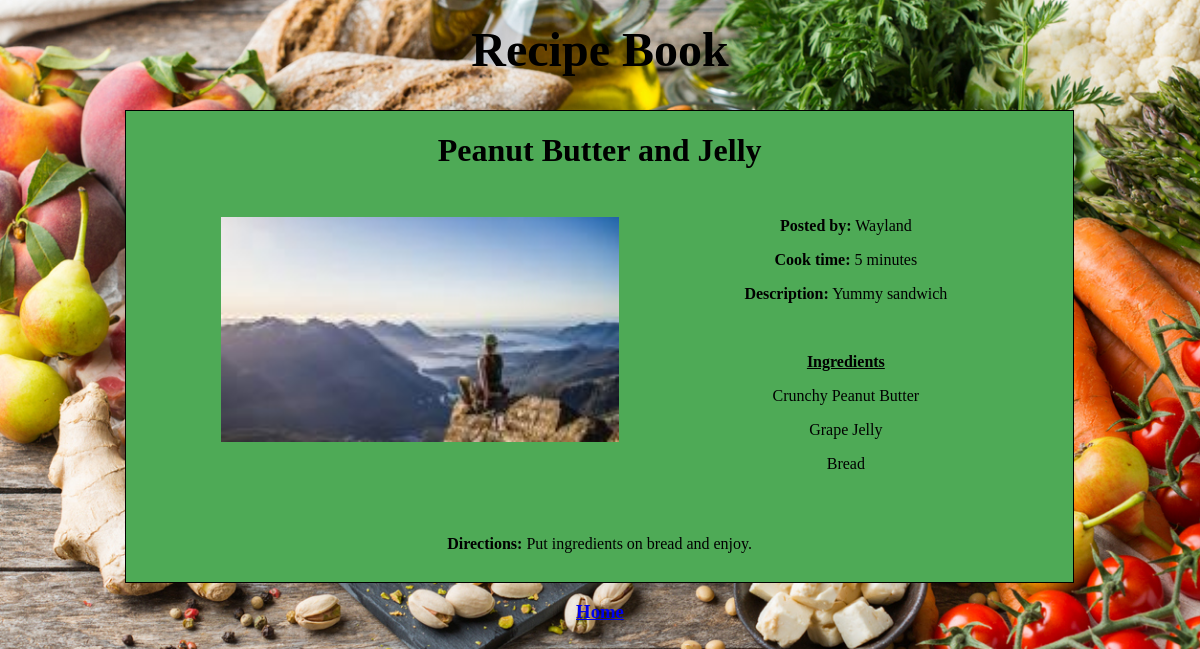
The app's page /view/single_recipe.php?recipeNo=1 with its own data.
### tables this page shows
CREATE TABLE recipes (
  RecipeNo int(11) AUTO_INCREMENT PRIMARY KEY,
  RecipeName varchar(50) NOT NULL,
  RecipeDescription varchar(100) NOT NULL,
  RecipeSteps varchar(300) NOT NULL,
  RecipeCookTime varchar(30) NOT NULL,
  Ingredient1 varchar(30) NOT NULL,
  Ingredient2 varchar(30),
  Ingredient3 varchar(30),
  Ingredient4 varchar(30),
  Ingredient5 varchar(30),
  Ingredient6 varchar(30),
  Ingredient7 varchar(30),
  Ingredient8 varchar(30),
  Ingredient9 varchar(30),
  Ingredient10 varchar(30),
  IsPublic int(1) NOT NULL,
  ImgFile varchar(50),
  UserNo int(11) NOT NULL,
  FOREIGN KEY (UserNo) REFERENCES users(UserNo)
);

CREATE TABLE users (
  UserNo int(11) AUTO_INCREMENT PRIMARY KEY,
  Username varchar(20) NOT NULL,
  UserEmail varchar(50) NOT NULL,
  UserPassword varchar(255) NOT NULL
);

### model/recipe_db.php (called while the page is built, shortened)
<?php
require_once('database.php');
class RecipeDB
{
    public static function getRecipe($recipeNo)
    {
        $db = new Database();
        $dbConn = $db->getDbConn();
        if ($dbConn) {
            $stmt = $dbConn->prepare('SELECT *
                                      FROM recipes
                                      WHERE recipeNo = ?');
            $stmt->bind_param('i', $recipeNo);
            $stmt->execute();
            return $stmt->get_result()->fetch_assoc();
        } else {
            return false;
        }
    }
}

### controller/recipe_controller.php (called while the page is built, shortened)
<?php
include_once('recipe.php');
include_once('../model/recipe_db.php');
class RecipeController
{
    private static function rowToRecipe($row)
    {
        $recipe = new Recipe(
            $row['RecipeNo'],
            $row['RecipeName'],
            $row['RecipeDescription'],
            $row['RecipeSteps'],
            $row['RecipeCookTime'],
            $row['Ingredient1'],
            $row['Ingredient2'],
            $row['Ingredient3'],
            $row['Ingredient4'],
            $row['Ingredient5'],
            $row['Ingredient6'],
            $row['Ingredient7'],
            $row['Ingredient8'],
            $row['Ingredient9'],
            $row['Ingredient10'],
            $row['IsPublic'],
            $row['ImgFile'],
            $row['UserNo']
        );
        $recipe->setRecipeNo($row['RecipeNo']);
        return $recipe;
    }
    public static function getRecipeByNo($recipeNo)
    {
        $queryRes = Model\RecipeDB::getRecipe($recipeNo);
        if ($queryRes) {
            return self::rowToRecipe($queryRes);
        } else {
            return false;
        }
    }
}

### model/database.php (called while the page is built, shortened)
<?php
class Database {
    private $host = 'recipebookecpi.c47mokqvnpkx.us-east-1.rds.amazonaws.com';
    private $dbname = 'recipeBook';
    private $username = 'recipebook';
    private $password = 'ecpi2021';
    function __construct() {
        $this->conn = mysqli_connect($this->host,
            $this->username, $this->password, $this->dbname);
    }
}

### controller/recipe.php (called while the page is built, shortened)
<?php
class Recipe {
    private $recipeName;
    private $recipeDescription;
    private $recipeSteps;
    private $recipeCookTime;
    private $ingredient1;
    private $ingredient2;
    private $ingredient3;
    private $imgFile;
    private $userNo;
    public function __construct($recipeNo, $recipeName, $recipeDescription, $recipeSteps, $recipeCookTime, $ingredient1, $ingredient2,
                                $ingredient3, $ingredient4, $ingredient5, $ingredient6, $ingredient7, $ingredient8, $ingredient9,
                                $ingredient10, $isPublic, $imgFile, $userNo ) {
        $this->recipeName = $recipeName;
        $this->recipeDescription = $recipeDescription;
        $this->recipeSteps = $recipeSteps;
        $this->recipeCookTime = $recipeCookTime;
        $this->ingredient1 = $ingredient1;
        $this->ingredient2 = $ingredient2;
        $this->ingredient3 = $ingredient3;
        $this->imgFile = $imgFile;
        $this->userNo = $userNo;
    }
    public function getRecipeName() {
        return $this->recipeName;
    }
    public function getRecipeDescription() {
        return $this->recipeDescription;
    }
    public function getRecipeSteps() {
        return $this->recipeSteps;
    }
    public function getRecipeCookTime() {
        return $this->recipeCookTime;
    }
    public function getIngredient1() {
        return $this->ingredient1;
    }
    public function getIngredient2() {
        return $this->ingredient2;
    }
    public function getIngredient3() {
        return $this->ingredient3;
    }
    public function getImgFile() {
        return $this->imgFile;
    }
    public function getUserNo() {
        return $this->userNo;
    }
}

### model/user_db.php (called while the page is built, shortened)
<?php
require_once('database.php');
class UsersDB {
    public static function getUser($userNo) {
        $db = new Database();
        $dbConn = $db->getDbConn();
        if ($dbConn) {
            $stmt = $dbConn->prepare('SELECT *
                                      FROM users
                                      WHERE users.userNo = ?');
            $stmt->bind_param('i', $userNo);
            $stmt->execute();
            return $stmt->get_result()->fetch_assoc();
        } else {
            return false;
        }
    }
}

### controller/user_controller.php (called while the page is built, shortened)
<?php
require_once('../model/user_db.php');
require_once('user.php');
require_once('recipe.php');
class UserController
{
    private static function rowToUser($row)
    {
        $user = new User($row['Username'],
                         $row['UserEmail'],
                         $row['UserPassword']
        );
        $user->setUserNo($row['UserNo']);
        return $user;
    }
    public static function getUserByNo($userNo)
    {
        $queryRes = Model\UsersDB::getUser($userNo);
        if ($queryRes) {
            return self::rowToUser($queryRes);
        } else {
            return false;
        }
    }
}

### controller/user.php (called while the page is built, shortened)
<?php
class User {
    private $username;
    public function __construct($username = null, $email, $password)
    {
        $this->username = $username;
    }
    public function getUsername() {
        return $this->username;
    }
}

### view/single_recipe.php (the view, shortened to what this page needs)
<?php
require_once('../controller/user_controller.php');
require_once('../controller/recipe_controller.php');
$recipe = new Controller\Recipe('', '', '', '', '', '', '', '', '', '', '', '', '', '', '', '', '', '');
if (isset($_GET['recipeNo'])) {
    $recipe = Controller\RecipeController::getRecipeByNo($_GET['recipeNo']);
}
?>
<html>
<head>
    <link rel="stylesheet" type="text/css" href="styles.css" />
</head>
<body class="single_recipe_body">
    <h1 class="title site_title">Recipe Book</h1>
    <div class="container">
        <h1 class="recipe_title"><?php echo $recipe->getRecipeName(); ?></h1>
        <img class="recipe_img" alt="<?php echo $recipe->getRecipeName(); ?>" src="../images/200/<?php echo $recipe->getImgFile() ? $recipe->getImgFile() : 'recipeCardDefault.jpg'; ?>" />
        <p><b>Posted by:</b> <?php echo Controller\UserController::getUserByNo($recipe->getUserNo())->getUsername(); ?></p>
        <p><b>Cook time:</b> <?php echo $recipe->getRecipeCookTime(); ?></p>
        <p><b>Description:</b> <?php echo $recipe->getRecipeDescription(); ?></p>
        <br>
        <span class="ingredient_list">
            <p><b><u>Ingredients</u></b></p>
            <p><?php echo $recipe->getIngredient1(); ?></p>
            <p><?php echo $recipe->getIngredient2(); ?></p>
            <p><?php echo $recipe->getIngredient3(); ?></p>
        </span>
        <br>
        <p class="recipe_steps"><b>Directions:</b> <?php echo $recipe->getRecipeSteps(); ?></p>
    </div>
    <h3><a href="home.php">Home</a></h3>
</body>
</html>

### view/styles.css (style rules this page uses)
body { padding: 0.9em 0; margin: 0.5em; text-align: center; background: rgb(78, 170, 86); border-radius: 50%; }
.container { width: 80%; margin: 0 auto; border: 1px solid black; background: rgb(78, 170, 86); text-align: center; contain: content; }
.site_title { font-size: 3em; }
.single_recipe_body { background-image: url("../images/page_images/Page5.jpg"); background-repeat: no-repeat; background-size: cover; }
.title { text-align: center; }
.recipe_title { margin-bottom: 5%; }
.recipe_img { float: left; margin-left: 10%; margin-bottom: 3%; height: auto; width: 42%; }
.recipe_steps { margin: 3% auto; }
.ingredient_list p { margin-left:52%; }

### records on screen
recipes: ImgFile (picture), UserNo.UserNo "Wayland", RecipeCookTime "5 minutes", RecipeDescription "Yummy sandwich", Ingredient1 "Crunchy Peanut Butter", Ingredient2 "Grape Jelly", Ingredient3 "Bread", RecipeSteps "Put ingredients on bread and enjoy."

### other values on screen
$recipe->getRecipeName() "Peanut Butter and Jelly"
